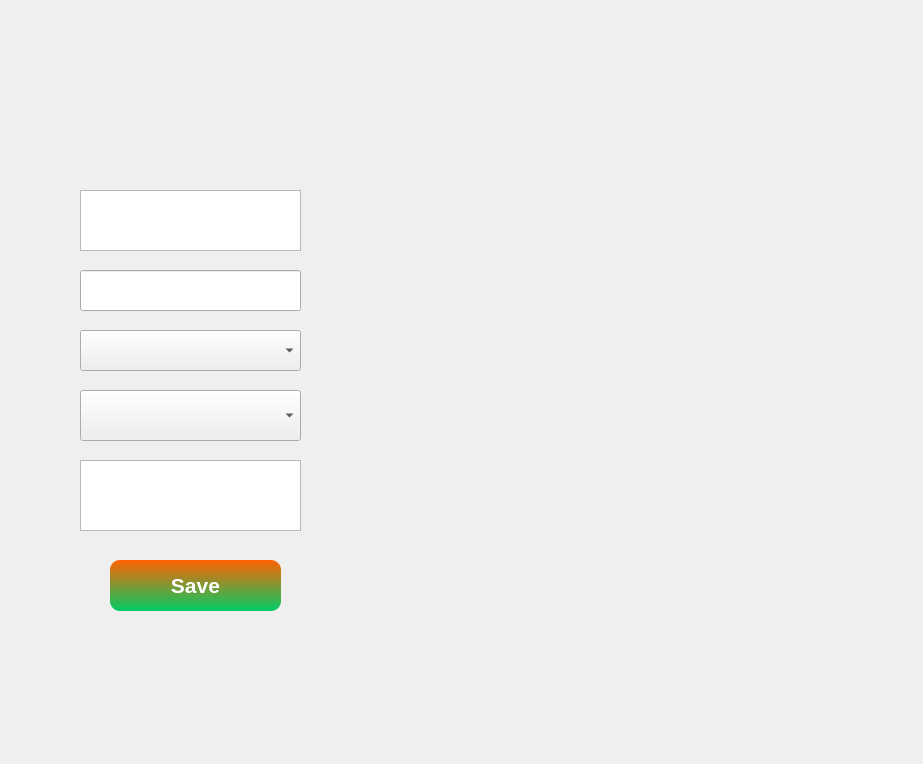
<?xml version="1.0" encoding="UTF-8"?>
<ui version="4.0">
 <class>ClientPreferencesDialog</class>
 <widget class="QDialog" name="ClientPreferencesDialog">
  <property name="geometry">
   <rect>
    <x>0</x>
    <y>0</y>
    <width>923</width>
    <height>764</height>
   </rect>
  </property>
  <property name="windowTitle">
   <string>Dialog</string>
  </property>
  <widget class="QPushButton" name="saveButton">
   <property name="geometry">
    <rect>
     <x>110</x>
     <y>560</y>
     <width>171</width>
     <height>51</height>
    </rect>
   </property>
   <property name="styleSheet">
    <string notr="true">QPushButton {
    background: qlineargradient(x1:0, y1:0, x2:0, y2:1, stop:0 #FF6200, stop:1 #00CC66);
    color: #FFFFFF;
    border-radius: 10px;
    border: none;
    padding: 5px;
    font-family: &quot;Poppins&quot;;
    font-size: 16pt;
    font-weight: 600;
    box-shadow: 2px 2px 5px rgba(0, 0, 0, 0.3);
}

QPushButton:hover {
    background: qlineargradient(x1:0, y1:0, x2:0, y2:1, stop:0 #00CC66, stop:1 #FF6200);
    border: 2px solid #535AEF;
}

QPushButton:pressed {
    background: qlineargradient(x1:0, y1:0, x2:0, y2:1, stop:0 #CC4E00, stop:1 #00994C);
    border: 2px solid #4488CC;
}</string>
   </property>
   <property name="text">
    <string>Save</string>
   </property>
  </widget>
  <widget class="QLineEdit" name="allergiesEdit">
   <property name="geometry">
    <rect>
     <x>80</x>
     <y>270</y>
     <width>221</width>
     <height>41</height>
    </rect>
   </property>
  </widget>
  <widget class="QPlainTextEdit" name="foodPreferencesEdit">
   <property name="geometry">
    <rect>
     <x>80</x>
     <y>190</y>
     <width>221</width>
     <height>61</height>
    </rect>
   </property>
  </widget>
  <widget class="QComboBox" name="deliveryTimeCombo">
   <property name="geometry">
    <rect>
     <x>80</x>
     <y>330</y>
     <width>221</width>
     <height>41</height>
    </rect>
   </property>
  </widget>
  <widget class="QPlainTextEdit" name="notesEdit">
   <property name="geometry">
    <rect>
     <x>80</x>
     <y>460</y>
     <width>221</width>
     <height>71</height>
    </rect>
   </property>
  </widget>
  <widget class="QComboBox" name="pricePreferenceCombo">
   <property name="geometry">
    <rect>
     <x>80</x>
     <y>390</y>
     <width>221</width>
     <height>51</height>
    </rect>
   </property>
  </widget>
 </widget>
 <resources/>
 <connections/>
</ui>
